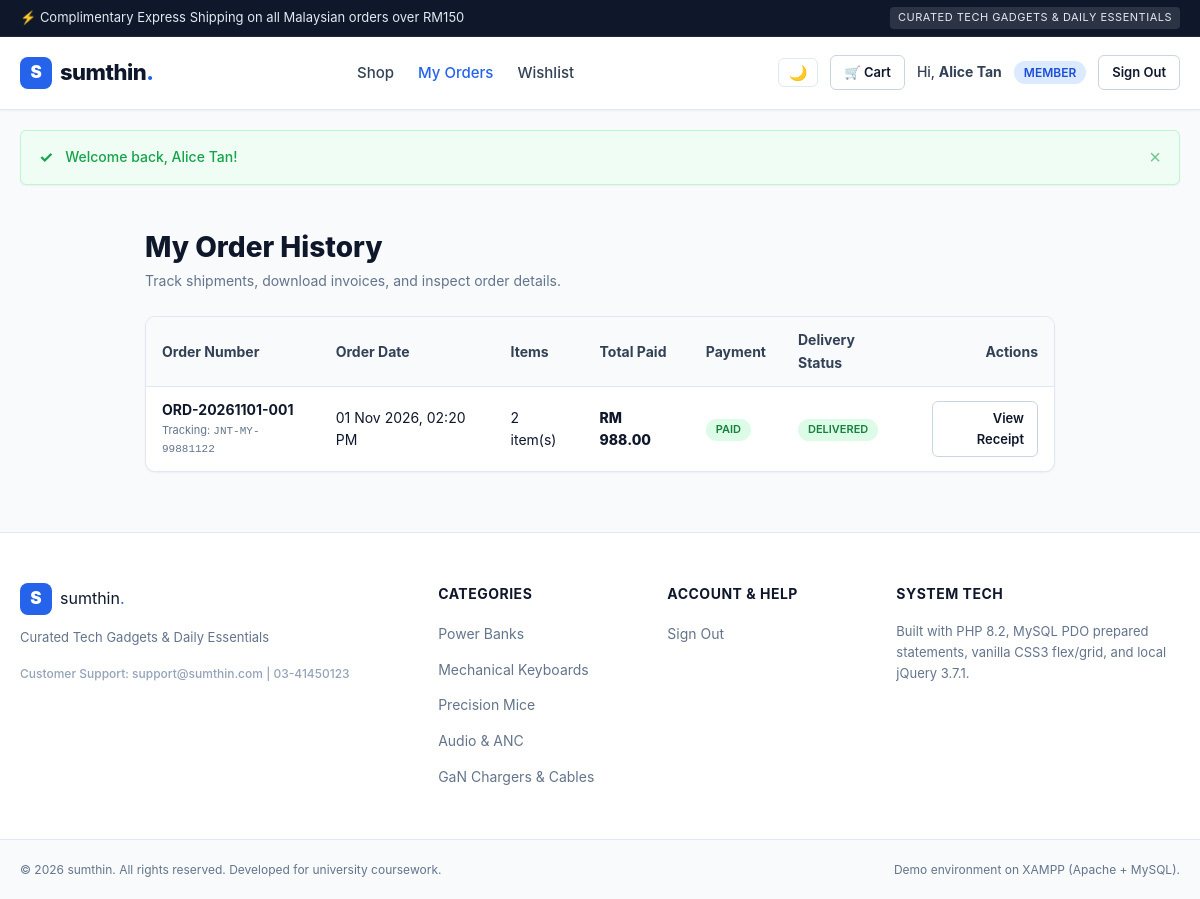
The page /orders.php (signed in) on the database as committed earlier.
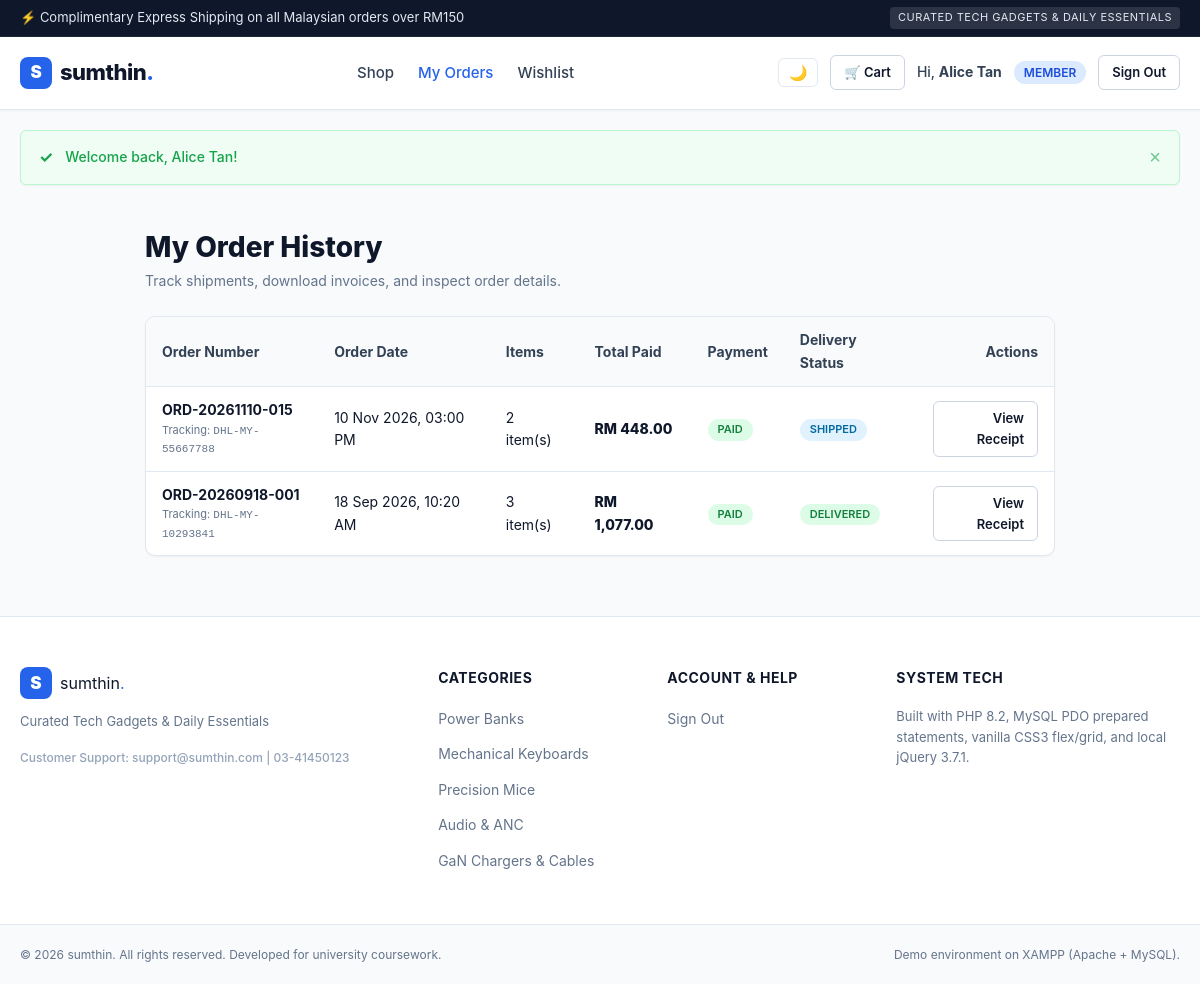
The same page on the database as committed later.
### tables this page shows
CREATE TABLE `order` (
  `id` INT AUTO_INCREMENT PRIMARY KEY,
  `order_no` VARCHAR(30) NOT NULL UNIQUE,
  `user_id` INT NOT NULL,
  `address_id` INT DEFAULT NULL,
  `total_amount` DECIMAL(10,2) NOT NULL,
  `discount_amount` DECIMAL(10,2) NOT NULL DEFAULT 0.00,
  `final_amount` DECIMAL(10,2) NOT NULL,
  `status` ENUM('Pending', 'Processing', 'Shipped', 'Delivered', 'Cancelled') NOT NULL DEFAULT 'Pending',
  `payment_status` ENUM('Unpaid', 'Paid', 'Refunded') NOT NULL DEFAULT 'Unpaid',
  `tracking_no` VARCHAR(100) DEFAULT NULL,
  `created_at` DATETIME NOT NULL DEFAULT CURRENT_TIMESTAMP,
  `updated_at` DATETIME NOT NULL DEFAULT CURRENT_TIMESTAMP ON UPDATE CURRENT_TIMESTAMP,
  INDEX `idx_order_user_status` (`user_id`, `status`),
  CONSTRAINT `fk_order_user` FOREIGN KEY (`user_id`) REFERENCES `user` (`id`) ON DELETE CASCADE,
  CONSTRAINT `fk_order_address` FOREIGN KEY (`address_id`) REFERENCES `address` (`id`) ON DELETE SET NULL
);

### _base.php (called while the page is built, shortened)
<?php
$config = require __DIR__ . '/_config.php';
function base_url(string $path = ''): string {
    global $config;
    $base = rtrim($config['app']['base_url'], '/');
    $path = ltrim($path, '/');
    return $path !== '' ? $base . '/' . $path : $base;
}
function encode(?string $str): string {
    return htmlspecialchars((string)$str, ENT_QUOTES, 'UTF-8');
}

### _config.php (called while the page is built)
<?php
return [
    'db' => [
        'host'     => 'localhost',
        'port'     => '3306',
        'dbname'   => 'sumthin_db',
        'user'     => 'root',
        'password' => '',
        'charset'  => 'utf8mb4',
    ],
    'app' => [
        'name'            => 'sumthin',
        'tagline'         => 'Curated Tech Gadgets & Daily Essentials',
        'base_url'        => '/sumthin',
        'session_timeout' => 1800,
        'max_login_fails' => 3,
        'lockout_time'    => 900,
        'debug'           => false,
    ],
    'mail' => [
        'enabled'    => true,
        'debug'      => false,
        'smtp_host'  => 'smtp.gmail.com',
        'smtp_port'  => 587,
        'smtp_auth'  => true,
        'username'   => 'YOUR_GMAIL_ADDRESS@gmail.com',
        'password'   => 'YOUR_GMAIL_16_CHAR_APP_PASSWORD',
        'from_name'  => 'sumthin Tech Gadgets',
        'from_email' => 'no-reply@sumthin.com',
    ],
    'stripe' => [
        'publishable_key' => 'pk_test_PLACEHOLDER_KEY',
        'secret_key'      => 'sk_test_PLACEHOLDER_KEY',
        'currency'        => 'myr',
    ],
    'gemini' => [
        'api_key'  => 'AIzaSy_GEMINI_API_KEY_PLACEHOLDER',
        'endpoint' => 'https://generativelanguage.googleapis.com/v1beta/models/gemini-1.5-flash:generateContent',
    ],
    'datadog' => [
        'api_key' => 'DATADOG_API_KEY_PLACEHOLDER',
        'site'    => 'datadoghq.com',
    ],
];

### orders.php (the view, shortened to what the changed rows need)
<?php
require_once __DIR__ . '/_base.php';
$user_id = $_SESSION['user']->id;
$stmt = $db->prepare('
    SELECT o.*, COUNT(oi.id) AS total_items
    FROM `order` o
    LEFT JOIN `order_item` oi ON o.id = oi.order_id
    WHERE o.user_id = ?
    GROUP BY o.id
    ORDER BY o.id DESC
');
$stmt->execute([$user_id]);
$orders = $stmt->fetchAll();
require_once __DIR__ . '/_head.php';
?>
<div class="container" style="max-width: 950px;">
    <div style="margin-bottom: 24px;">
        <h1 style="font-size:28px; font-weight:800; color:var(--dark);">My Order History</h1>
    </div>
    <?php if (empty($orders)): ?>
        <div style="background:#fff; border:1px solid var(--border); border-radius:var(--radius-lg); padding:60px 20px; text-align:center; box-shadow:var(--shadow-sm);">
            <div style="font-size:48px; margin-bottom:12px;">📦</div>
            <h2 style="font-size:20px; font-weight:800; color:var(--dark); margin-bottom:8px;">You haven't placed any orders yet</h2>
            <p style="font-size:14px; color:var(--gray); margin-bottom:20px;">Discover the latest GaN chargers, custom keyboards, and tech gear.</p>
            <a href="<?= base_url('index.php') ?>" class="btn btn-primary">Start Shopping &rarr;</a>
        </div>
    <?php else: ?>
        <div class="table-responsive" style="box-shadow:var(--shadow-sm);">
            <table class="table-custom">
                <thead>
                    <tr>
                        <th>Order Number</th>
                        <th>Order Date</th>
                        <th>Items</th>
                        <th>Total Paid</th>
                        <th>Payment</th>
                        <th>Delivery Status</th>
                        <th style="text-align:right;">Actions</th>
                    </tr>
                </thead>
                <tbody>
                    <?php foreach ($orders as $o): ?>
                        <tr>
                            <td>
                                <strong><?= encode($o->order_no) ?></strong>
                                <?php if ($o->tracking_no): ?>
                                    <div style="font-size:11px; color:var(--gray);">Tracking: <code><?= encode($o->tracking_no) ?></code></div>
                                <?php endif; ?>
                            </td>
                            <td><?= encode(date('d M Y, h:i A', strtotime($o->created_at))) ?></td>
                            <td><?= (int)$o->total_items ?> item(s)</td>
                            <td style="font-weight:800; color:var(--dark);">
                                RM <?= number_format((float)$o->final_amount, 2) ?>
                            </td>
                            <td>
                                <span class="role-pill" style="background:#dcfce7; color:#15803d; font-size:11px;">
                                    <?= encode($o->payment_status) ?>
                                </span>
                            </td>
                            <td>
                                <?php
                                $status_badge_class = match ($o->status) {
                                    'Delivered'  => 'background:#dcfce7; color:#15803d;',
                                    'Shipped'    => 'background:#e0f2fe; color:#0369a1;',
                                    'Processing' => 'background:#fef3c7; color:#b45309;',
                                    'Cancelled'  => 'background:#fee2e2; color:#b91c1c;',
                                    default      => 'background:#f1f5f9; color:#475569;',
                                };
                                ?>
                                <span class="role-pill" style="<?= $status_badge_class ?> font-size:11px;">
                                    <?= encode($o->status) ?>
                                </span>
                            </td>
                            <td style="text-align:right;">
                                <a href="<?= base_url('order_detail.php?id=' . (int)$o->id) ?>" class="btn btn-outline-sm">
                                    View Receipt
                                </a>
                            </td>
                        </tr>
                    <?php endforeach; ?>
                </tbody>
            </table>
        </div>
    <?php endif; ?>
</div>
<?php require_once __DIR__ . '/_foot.php'; ?>

Rows that differ between the two databases and show on the page:
added order: order_no "ORD-20261110-015", tracking_no "DHL-MY-55667788", created_at "10 Nov 2026, 03:00 PM", total_items "2", final_amount "448.00", payment_status "PAID", status "SHIPPED"
changed order "DELIVERED": order_no "ORD-20261101-001" → "ORD-20260918-001"; tracking_no "JNT-MY-99881122" → "DHL-MY-10293841"; created_at "01 Nov 2026, 02:20 PM" → "18 Sep 2026, 10:20 AM"; total_items "2" → "3"; final_amount "988.00" → "1,077.00"
